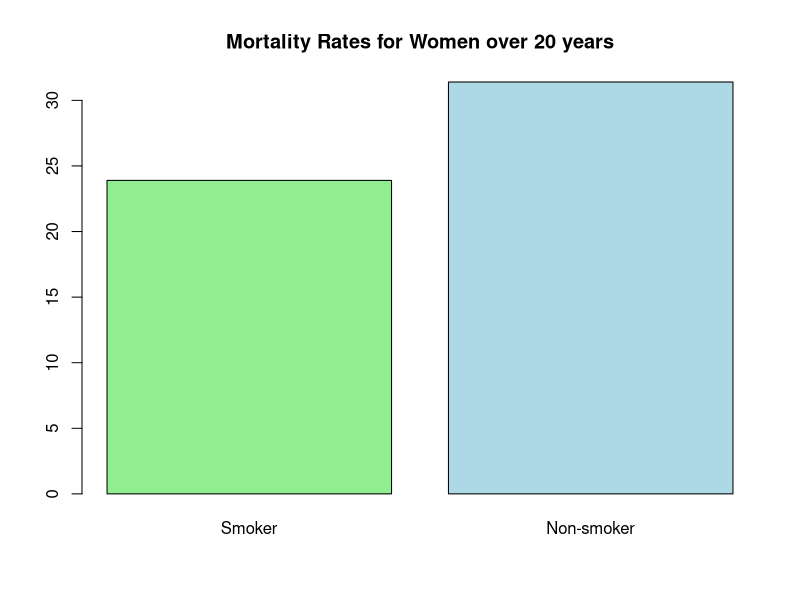
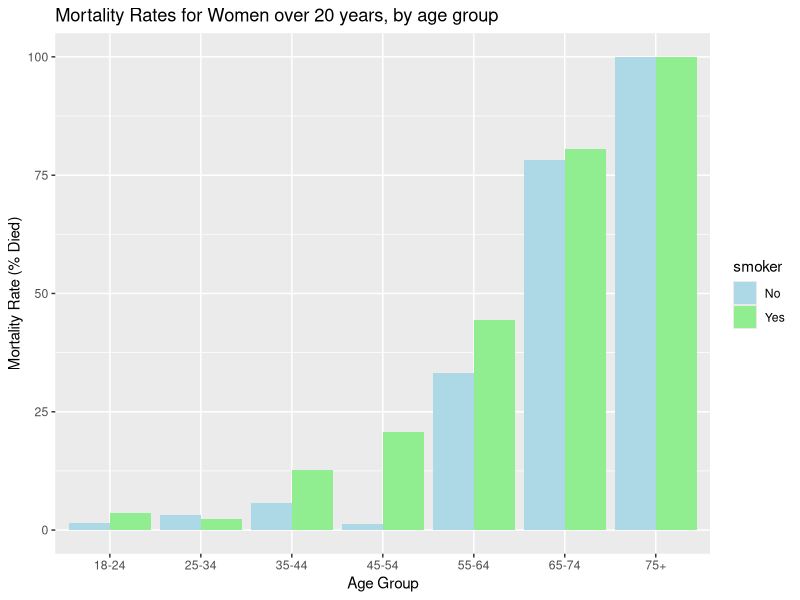
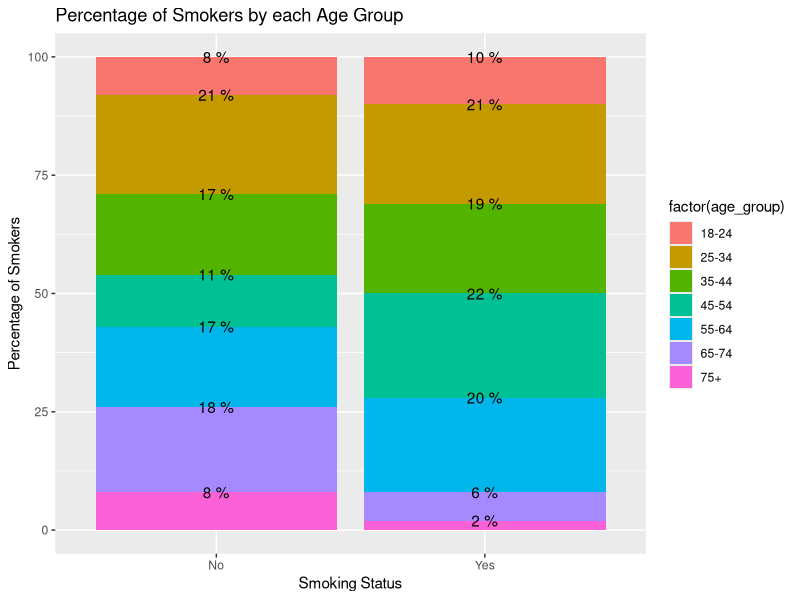

Here is the R script that generated these plots, in order:
## ---- chunk 1
library(knitr)
opts_chunk$set(tidy = TRUE, cache = FALSE) 
library(knitr)
## ---- chunk 2

## ---- chunk 3
library("DiagrammeR")

DiagrammeR::grViz(" 
digraph rmarkdown {

graph [fontsize = 3, fontname = Arial, nodesep = .5, ranksep = .5]
node [fontsize = 20, fontname = Arial,fontcolor = White, width=0.5, height=0.5]
edge [fontsize = 3, fontname = Arial, width=0.1, length=0.1, arrowsize=2]

Z [shape=oval,style=filled, color=gray, label='Z',fixedsize = true]

X [shape=oval, style=filled, color=gray, label='X',fixedsize = true]

Y [shape=oval, style=filled, color=gray, fixedsize = true]
{rank = same; X; Y}

Z -> X [label='', fixedsize = true, arrowhead=none]

Z -> Y [label='', fixedsize = true]

X -> Y [label='?', fixedsize = true, fontsize=20,fontcolor = Black]


}
", height=200)
detach(package:DiagrammeR)
## ---- chunk 4
library("DiagrammeR")

DiagrammeR::grViz(" 
digraph rmarkdown {

graph [fontsize = 3, fontname = Arial, nodesep = .5, ranksep = .5]
node [fontsize = 6, fontname = Arial,fontcolor = White, width=0.7, height=0.5]
edge [fontsize = 3, fontname = Arial, width=0.1, length=0.1, arrowsize=2]

Z [fontsize = 5, shape=oval,style=filled, color=gray, label='Alcohol Consumption',fixedsize = true]

X [shape=oval, style=filled, color=gray, label='Smoking',fixedsize = true]

Y [shape=oval, style=filled, color=gray, label='Liver cancer', fixedsize = true]
{rank = same; X; Y}

Z -> X [label='', fixedsize = true, arrowhead=none]

Z -> Y [label='', fixedsize = true]

X -> Y [label='?', fixedsize = true, fontsize=20,fontcolor = Black]


}
", height=250)
detach(package:DiagrammeR)
## ---- chunk 5
barplot(c(23.9,31.4),names.arg=c("Smoker","Non-smoker"),col=c("lightgreen","lightblue"),main="Mortality Rates for Women over 20 years")
# Or
# aggregated <- data.frame(smoker = factor(c("Smoker","Non-Smoker")),perc_dead = c(23.9,31.4))
# barplot(aggregated,names.arg=c("Smoker","Non-smoker"),col=c("lightgreen","lightblue"),main="Mortality Rates for Women over 20 years")
## ---- chunk 6
library("DiagrammeR")

DiagrammeR::grViz(" 
digraph rmarkdown {

graph [fontsize = 3, fontname = Arial, nodesep = .5, ranksep = .5]
node [fontsize = 7, fontname = Arial,fontcolor = White, width=0.7, height=0.5]
edge [fontsize = 3, fontname = Arial, width=0.1, length=0.1, arrowsize=2]

Z [ shape=oval,style=filled, color=gray, label='Age',fixedsize = true]

X [shape=oval, style=filled, color=gray, label='Smoking',fixedsize = true]

Y [shape=oval, style=filled, color=gray, label='Death rate', fixedsize = true]
{rank = same; X; Y}

Z -> X [label='', fixedsize = true]

Z -> Y [label='', fixedsize = true]

X -> Y [label='?', fixedsize = true, fontsize=20,fontcolor = Black]


}
", height=150)
detach(package:DiagrammeR)
## ---- chunk 7
library(ggplot2)
age_groups <- data.frame(smoker = factor(c(rep("Yes", 7), rep("No", 7))), age_group = factor(c("18-24", "25-34", "35-44", "45-54", "55-64", "65-74", "75+")), perc_dead = c(3.6, 2.4, 12.8, 20.7, 44.3, 80.5, 100, 1.6, 3.2, 5.8, 1.3, 33.1, 78.3, 100))
plt2 <- ggplot(age_groups, aes(age_group, perc_dead)) + geom_bar(aes(fill = smoker), 
    stat = "identity", position = "dodge") + scale_fill_manual(values = c("lightblue", 
    "lightgreen"))
plt2 + labs(x = "Age Group", y = "Mortality Rate (% Died)") + ggtitle("Mortality Rates for Women over 20 years, by age group")
## ---- chunk 8
perc_smokers_agegroup = c(10, 21, 19, 22, 20, 6, 2, 8, 21, 17, 11, 17, 18, 8)
smokers_age_groups <- data.frame(smoker = factor(c(rep("Yes", 7), rep("No", 7))), age_group = factor(c("18-24", "25-34", "35-44", "45-54", "55-64", "65-74", "75+")), perc_smokers_agegroup)
plt3 <- ggplot(smokers_age_groups, aes(smoker)) + geom_bar(aes(fill = age_group))
ggplot(smokers_age_groups,aes(x=factor(smoker),y=perc_smokers_agegroup,label=paste(perc_smokers_agegroup,"%"),fill=factor(age_group)))+ geom_bar(stat="identity") + geom_text(position="stack") + xlab("Smoking Status") +ylab("Percentage of Smokers") + ggtitle("Percentage of Smokers by each Age Group")
